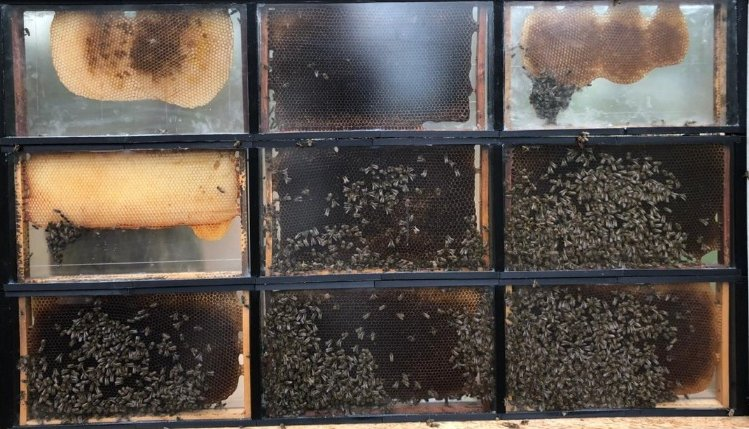
#> input picture HiveHealthDetection/PopulationCounter/kast1.jpeg, 749 x 429 px
$ python BeeCounter.py
#> lines starting #> are read from the running program, lines starting #| are printed output that depends on the picture; after the words box and inside, x2 and y2 are one past the last pixel; in counts of white or black regions, pixels touching at a corner belong together
import cv2
import numpy as np
import time

AreaCount = 0

img_bgr = cv2.imread("kast1.jpeg")
#> img_bgr is the input picture: shape (429, 749, 3); mean B, G, R 78.2, 84.7, 93.1
img_hsv = cv2.cvtColor(img_bgr, cv2.COLOR_BGR2HSV)
#> img_hsv: shape (429, 749, 3); mean H, S, V 51.8, 58.8, 97.3

#bgd_mask = cv2.inRange(img_hsv, np.array([101, 57, 120]), np.array([108, 103,173])) #Deze werkt goed maar focust veel op reflectie kleur

bgd_mask = cv2.inRange(img_hsv, np.array([15, 26, 47]), np.array([26, 107, 88]))
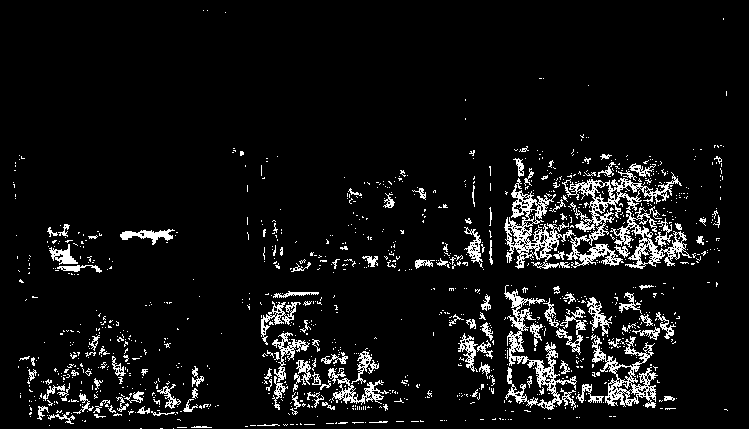
#> bgd_mask: shape (429, 749); 7% white in thin lines or dots


#final_mask = cv2.erode(bgd_mask, np.ones((3, 3), dtype=np.uint8))
final_mask = cv2.dilate(bgd_mask, np.ones((5, 5), dtype=np.uint8))
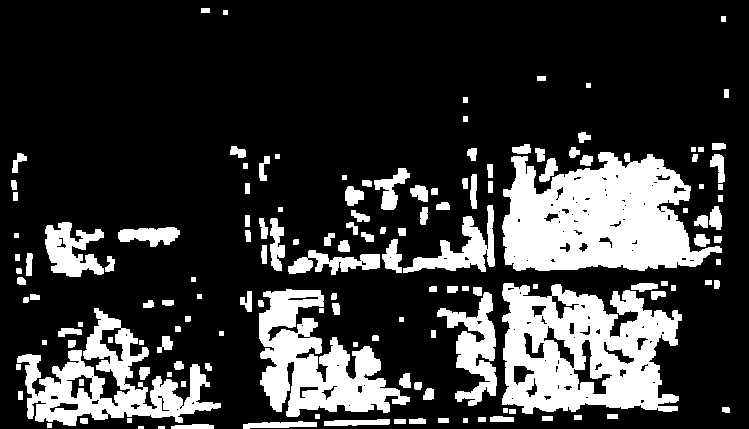
#> final_mask: shape (429, 749); 22.4% white; 147 white regions (1 under 20 px)

cv2.imshow("mask", final_mask)

# Now you can finally find contours.
contours, hierarchy = cv2.findContours(final_mask.copy(), cv2.RETR_EXTERNAL, cv2.CHAIN_APPROX_NONE)
#> contours = 145 contours, 27 with area under 20; largest, box (x1, y1, x2, y2) and area: (502, 152, 722, 271) 17802, (502, 283, 682, 414) 17301, (259, 289, 410, 417) 9037, (17, 308, 221, 426) 8762, (437, 292, 497, 406) 2658

final_contours = []
for contour in contours:
    area = cv2.contourArea(contour)
    if area > 300:
        final_contours.append(contour)
        AreaCount+=area
#> this loop made 145 passes
#> (area, AreaCount) on passes 5, 46, 55, 58, 66, 77, 80, 90, 92, 93, 102, 118: (323, 323), (8761.5, 9084.5), (2657.5, 11742), (9037, 20779), (17301, 38080), (1034, 39114), (356, 39470), (730, 40200), (1810, 42010), (453.5, 42463.5), (1922, 44385.5), (572, 44957.5)
#> area on passes 3, 6, 7, 9, 10, 12: 139.5, 44, 291, 40, 69, 33.5
#> after the loop, AreaCount = 62759; final_contours = 13 contours; largest, box (x1, y1, x2, y2) and area: (502, 152, 722, 271) 17802, (502, 283, 682, 414) 17301, (259, 289, 410, 417) 9037, (17, 308, 221, 426) 8762, (437, 292, 497, 406) 2658


for i in range(len(final_contours)):
    img_bgr = cv2.drawContours(img_bgr, final_contours, i, (50, 250, 50), 4)
#> this loop made 13 passes
#> pass 1, `img_bgr = cv2.drawContours(img_bgr, final_contours, i, (50, 250, 50), 4)`:
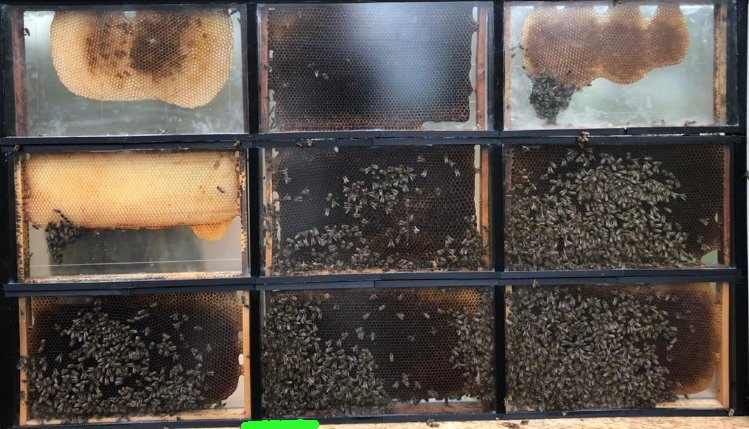
#> img_bgr: shape (429, 749, 3); 0.21% of pixels changed, all inside (x1, y1, x2, y2) = (241, 419, 319, 429)
#> pass 2, `img_bgr = cv2.drawContours(img_bgr, final_contours, i, (50, 250, 50), 4)`:
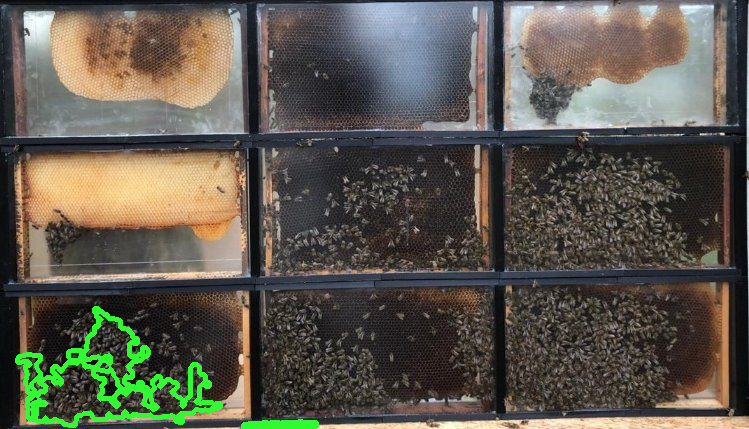
#> img_bgr: shape (429, 749, 3); 1.95% of pixels changed, all inside (x1, y1, x2, y2) = (15, 306, 223, 428)
#> pass 3, `img_bgr = cv2.drawContours(img_bgr, final_contours, i, (50, 250, 50), 4)`:
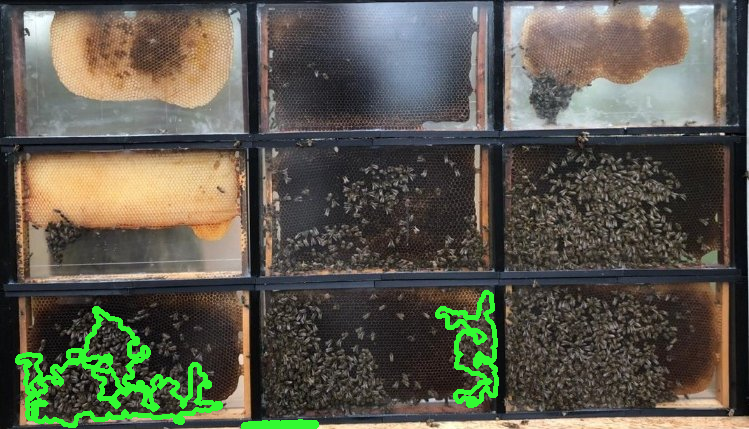
#> img_bgr: shape (429, 749, 3); 0.8% of pixels changed, all inside (x1, y1, x2, y2) = (435, 290, 499, 408)
#> after the loop:
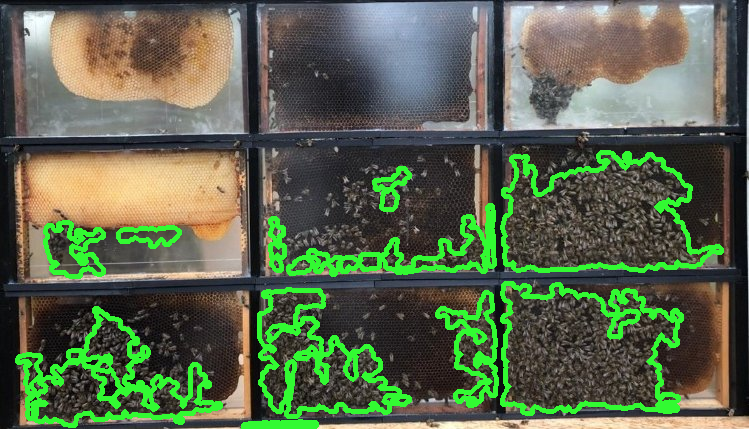
#> img_bgr: shape (429, 749, 3); 6.79% of pixels changed, all inside (x1, y1, x2, y2) = (43, 150, 724, 419)

cv2.putText(img_bgr,"Total Area: " + str(AreaCount) ,(10,30), cv2.FONT_HERSHEY_SIMPLEX, 1,(50, 250, 50),2,cv2.LINE_AA)
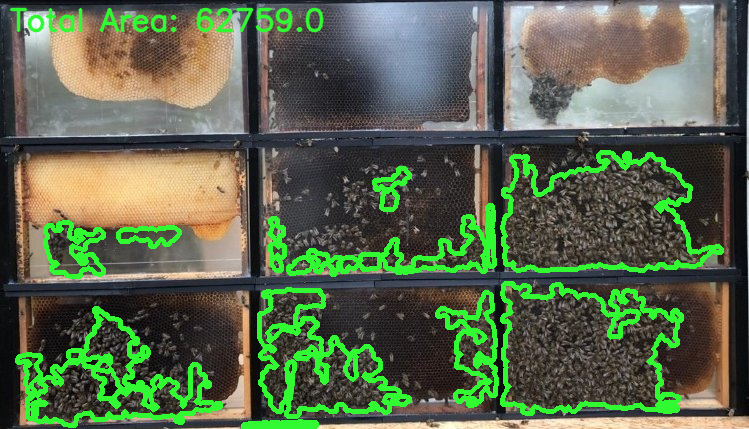
#> img_bgr: shape (429, 749, 3); 1.07% of pixels changed, all inside (x1, y1, x2, y2) = (9, 7, 324, 33)

cv2.imshow("result", img_bgr)

cv2.waitKey(0)
cv2.destroyAllWindows()
